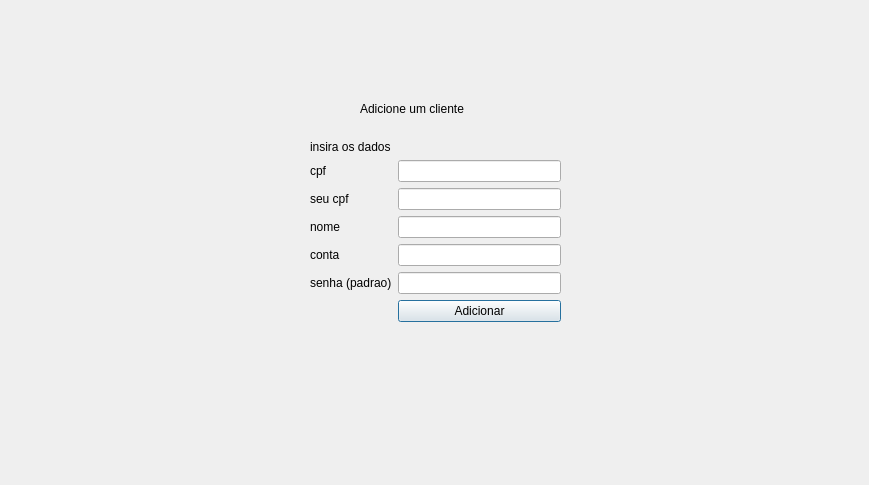
<?xml version="1.0" encoding="UTF-8"?>
<ui version="4.0">
 <class>adicionar_cliente</class>
 <widget class="QDialog" name="adicionar_cliente">
  <property name="geometry">
   <rect>
    <x>0</x>
    <y>0</y>
    <width>869</width>
    <height>485</height>
   </rect>
  </property>
  <property name="windowTitle">
   <string>Adicionar Cliente</string>
  </property>
  <property name="windowIcon">
   <iconset resource="recursos.qrc">
    <normaloff>:/icons/add-3.png</normaloff>:/icons/add-3.png</iconset>
  </property>
  <widget class="QLabel" name="label">
   <property name="geometry">
    <rect>
     <x>360</x>
     <y>100</y>
     <width>141</width>
     <height>17</height>
    </rect>
   </property>
   <property name="text">
    <string>Adicione um cliente</string>
   </property>
  </widget>
  <widget class="QWidget" name="layoutWidget">
   <property name="geometry">
    <rect>
     <x>310</x>
     <y>140</y>
     <width>251</width>
     <height>228</height>
    </rect>
   </property>
   <layout class="QFormLayout" name="formLayout">
    <item row="0" column="0">
     <widget class="QLabel" name="label_2">
      <property name="text">
       <string>insira os dados</string>
      </property>
     </widget>
    </item>
    <item row="1" column="0">
     <widget class="QLabel" name="label_3">
      <property name="text">
       <string>cpf</string>
      </property>
     </widget>
    </item>
    <item row="1" column="1">
     <widget class="QLineEdit" name="txt_cpf"/>
    </item>
    <item row="5" column="0">
     <widget class="QLabel" name="label_5">
      <property name="text">
       <string>conta</string>
      </property>
     </widget>
    </item>
    <item row="5" column="1">
     <widget class="QLineEdit" name="txt_conta"/>
    </item>
    <item row="6" column="0">
     <widget class="QLabel" name="label_6">
      <property name="text">
       <string>senha (padrao)</string>
      </property>
     </widget>
    </item>
    <item row="6" column="1">
     <widget class="QLineEdit" name="txt_senha"/>
    </item>
    <item row="7" column="1">
     <widget class="QPushButton" name="btn_add">
      <property name="text">
       <string>Adicionar</string>
      </property>
     </widget>
    </item>
    <item row="3" column="0">
     <widget class="QLabel" name="label_7">
      <property name="text">
       <string>nome</string>
      </property>
     </widget>
    </item>
    <item row="3" column="1">
     <widget class="QLineEdit" name="txt_nome"/>
    </item>
    <item row="2" column="1">
     <widget class="QLineEdit" name="txt_cpf_g"/>
    </item>
    <item row="2" column="0">
     <widget class="QLabel" name="label_4">
      <property name="text">
       <string>seu cpf</string>
      </property>
     </widget>
    </item>
   </layout>
  </widget>
 </widget>
 <tabstops>
  <tabstop>txt_cpf</tabstop>
  <tabstop>txt_cpf_g</tabstop>
  <tabstop>txt_nome</tabstop>
  <tabstop>txt_conta</tabstop>
  <tabstop>txt_senha</tabstop>
  <tabstop>btn_add</tabstop>
 </tabstops>
 <resources>
  <include location="recursos.qrc"/>
 </resources>
 <connections/>
</ui>
